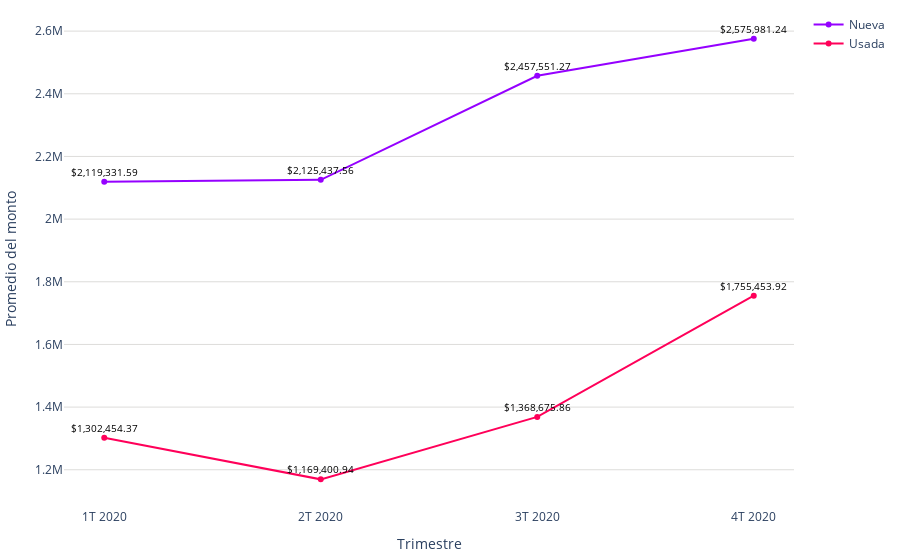

Notebook source saved alongside this figure:
### Code cell
# Datos
trimestres = promedio_monto_por_modalidad_mes['trimestre']
modalidades = promedio_monto_por_modalidad_mes['modalidad']
promedios = promedio_monto_por_modalidad_mes['promedio']

# Limpiar las cadenas de promedio y convertirlas a números
promedios_limpios = [float(promedio.replace(',', '')) for promedio in promedios]

colors = ['#9500ff', '#ff0059']
fig = go.Figure()

# Agregar líneas para cada modalidad
for i, modalidad in enumerate(modalidades.unique()):
    df_modalidad = promedio_monto_por_modalidad_mes[promedio_monto_por_modalidad_mes['modalidad'] == modalidad]
    fig.add_trace(go.Scatter(
        x=df_modalidad['trimestre'],
        y=df_modalidad['promedio'].apply(lambda x: float(x.replace(',', ''))),  # Usar los promedios limpios
        mode='markers+lines',
        name=modalidad,
        line=dict(color=colors[i % len(colors)])  # Asignar colores a las líneas
    ))

fig.update_layout(
    #title='Promedio de valor de créditos para viviendas nuevas y usadas (2023)',
    xaxis=dict(title='Trimestre'),
    yaxis=dict(title='Promedio del monto', gridcolor='#dddcda'),
    margin=dict(l=10, r=10, t=10, b=10),  # Ajusta los márgenes (left, right, top, bottom)
    plot_bgcolor='rgba(0,0,0,0)',  # Color de fondo del gráfico
)

# Agregar etiquetas de texto a los puntos con símbolo de dólar
for trace in fig.data:
    df_modalidad = promedio_monto_por_modalidad_mes[promedio_monto_por_modalidad_mes['modalidad'] == trace.name]
    for i, point in enumerate(trace.y):
        # Formatear el promedio con símbolo de dólar
        promedio_con_dolar = f'${df_modalidad.iloc[i]["promedio"]}'
        fig.add_annotation(
            x=trace.x[i],
            y=point,
            text=promedio_con_dolar,
            showarrow=False,
            font=dict(color='black', size=10),
            yshift=10
        )

# Exportar gráfica como archivo HTML
def guardar_grafico_como_html(fig, nombre_archivo, carpeta='assets\graficas'):
    # Crear la carpeta si no existe
    if not os.path.exists(carpeta):
        os.makedirs(carpeta)
    config = {
        'displaylogo': False,  # Ocultar el logo de Plotly
        'modeBarButtonsToRemove': [
            'toImage',       # Botón para guardar como imagen
            'select2d',      # Box select
            'lasso2d',       # Lasso select
            'resetScale2d',  # Reset Axes
        ]
    }
    # Gráfica como archivo HTML en la carpeta especificada
    pio.write_html(fig, f'{carpeta}/{nombre_archivo}.html', config=config)


guardar_grafico_como_html(fig, 'g_scatt_creditos_nuevausada_2020', carpeta='assets\graficas')
fig.show()

### Figure 1 — Plotly figure (JSON) as saved in the notebook; plotly's stock layout.template omitted (floating-point values rounded to 4 significant figures)
{"data": [{"line": {"color": "#9500ff"}, "mode": "markers+lines", "name": "Nueva", "type": "scatter", "x": ["1T 2020", "2T 2020", "3T 2020", "4T 2020"], "y": [2119000.0, 2125000.0, 2458000.0, 2576000.0]}, {"line": {"color": "#ff0059"}, "mode": "markers+lines", "name": "Usada", "type": "scatter", "x": ["1T 2020", "2T 2020", "3T 2020", "4T 2020"], "y": [1302000.0, 1169000.0, 1369000.0, 1755000.0]}], "layout": {"annotations": [{"font": {"color": "black", "size": 10}, "showarrow": false, "text": "$2,119,331.59", "x": "1T 2020", "y": 2119000.0, "yshift": 10}, {"font": {"color": "black", "size": 10}, "showarrow": false, "text": "$2,125,437.56", "x": "2T 2020", "y": 2125000.0, "yshift": 10}, {"font": {"color": "black", "size": 10}, "showarrow": false, "text": "$2,457,551.27", "x": "3T 2020", "y": 2458000.0, "yshift": 10}, {"font": {"color": "black", "size": 10}, "showarrow": false, "text": "$2,575,981.24", "x": "4T 2020", "y": 2576000.0, "yshift": 10}, {"font": {"color": "black", "size": 10}, "showarrow": false, "text": "$1,302,454.37", "x": "1T 2020", "y": 1302000.0, "yshift": 10}, {"font": {"color": "black", "size": 10}, "showarrow": false, "text": "$1,169,400.94", "x": "2T 2020", "y": 1169000.0, "yshift": 10}, {"font": {"color": "black", "size": 10}, "showarrow": false, "text": "$1,368,675.86", "x": "3T 2020", "y": 1369000.0, "yshift": 10}, {"font": {"color": "black", "size": 10}, "showarrow": false, "text": "$1,755,453.92", "x": "4T 2020", "y": 1755000.0, "yshift": 10}], "margin": {"b": 10, "l": 10, "r": 10, "t": 10}, "plot_bgcolor": "rgba(0,0,0,0)", "xaxis": {"title": {"text": "Trimestre"}}, "yaxis": {"gridcolor": "#dddcda", "title": {"text": "Promedio del monto"}}}}
